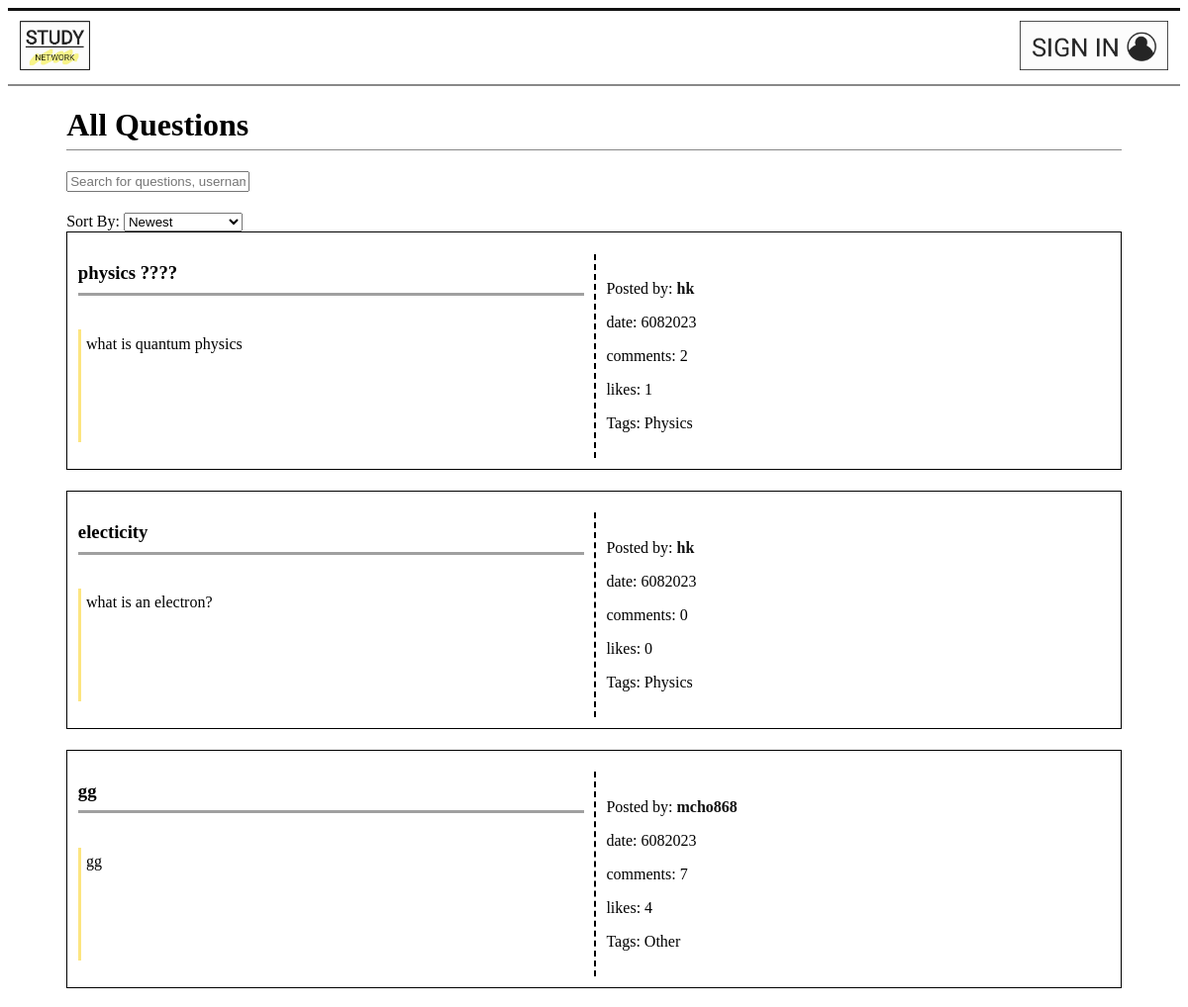
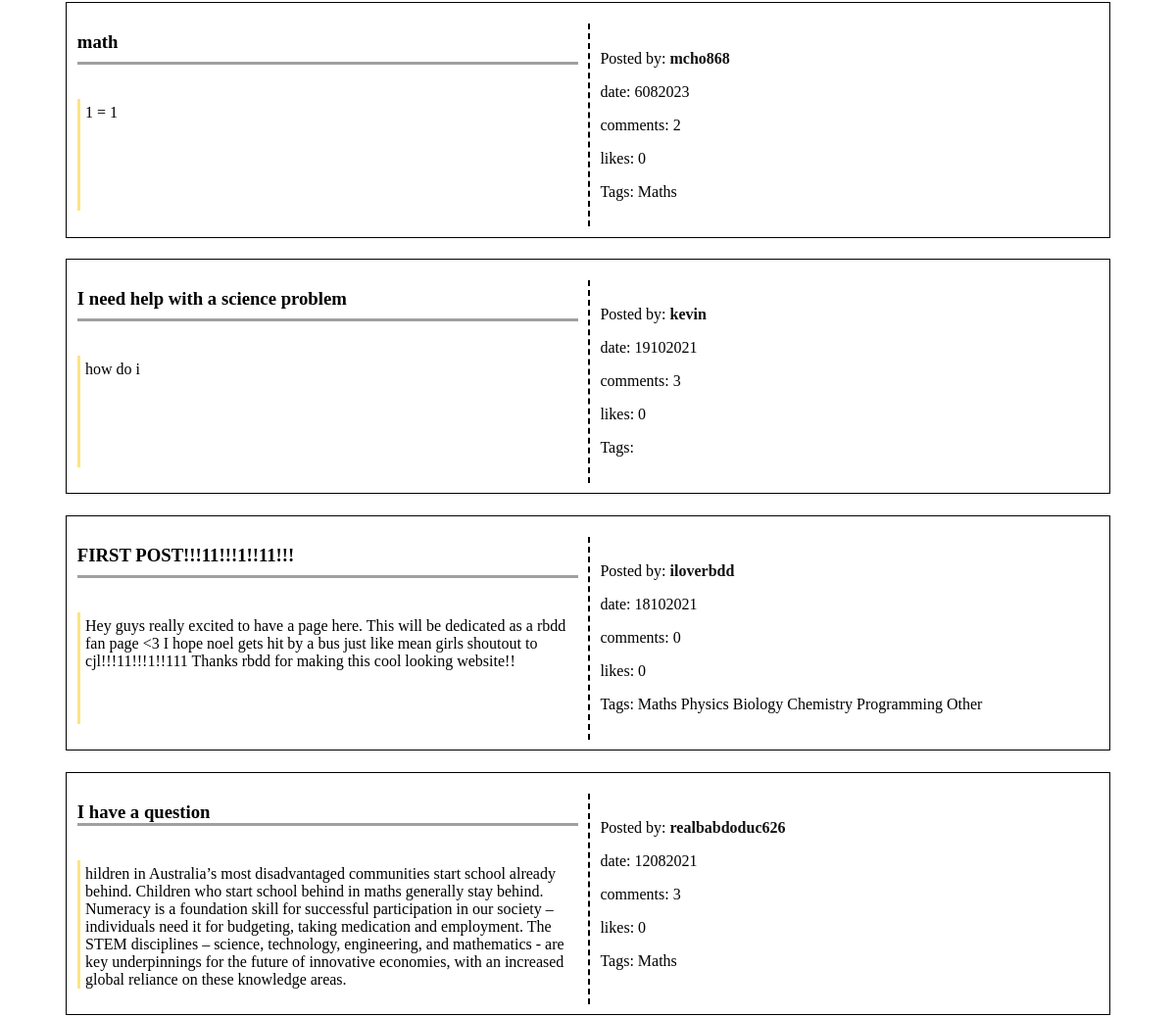
Before: / (upper part) with the older database file (2 pictures, top to bottom).
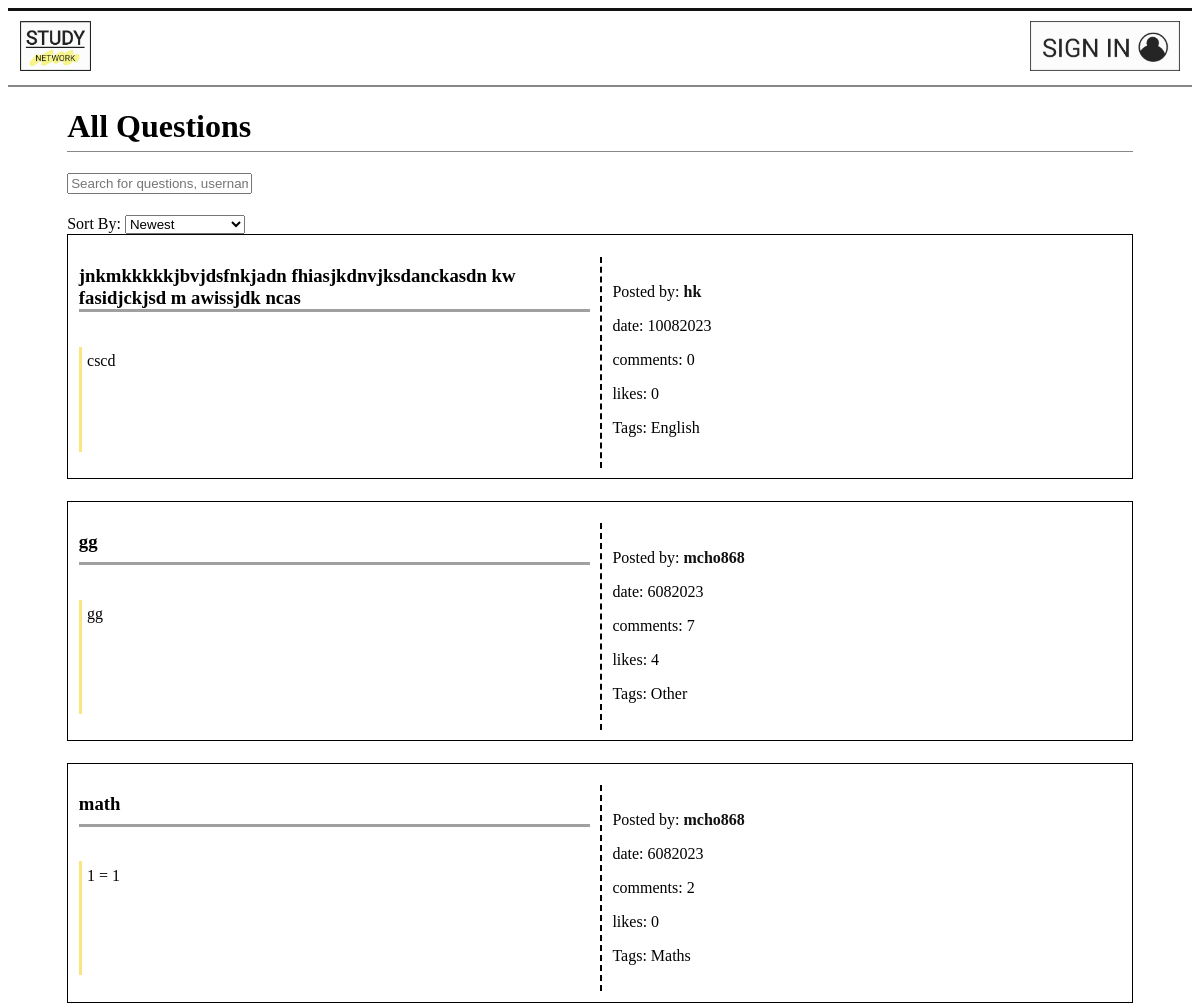
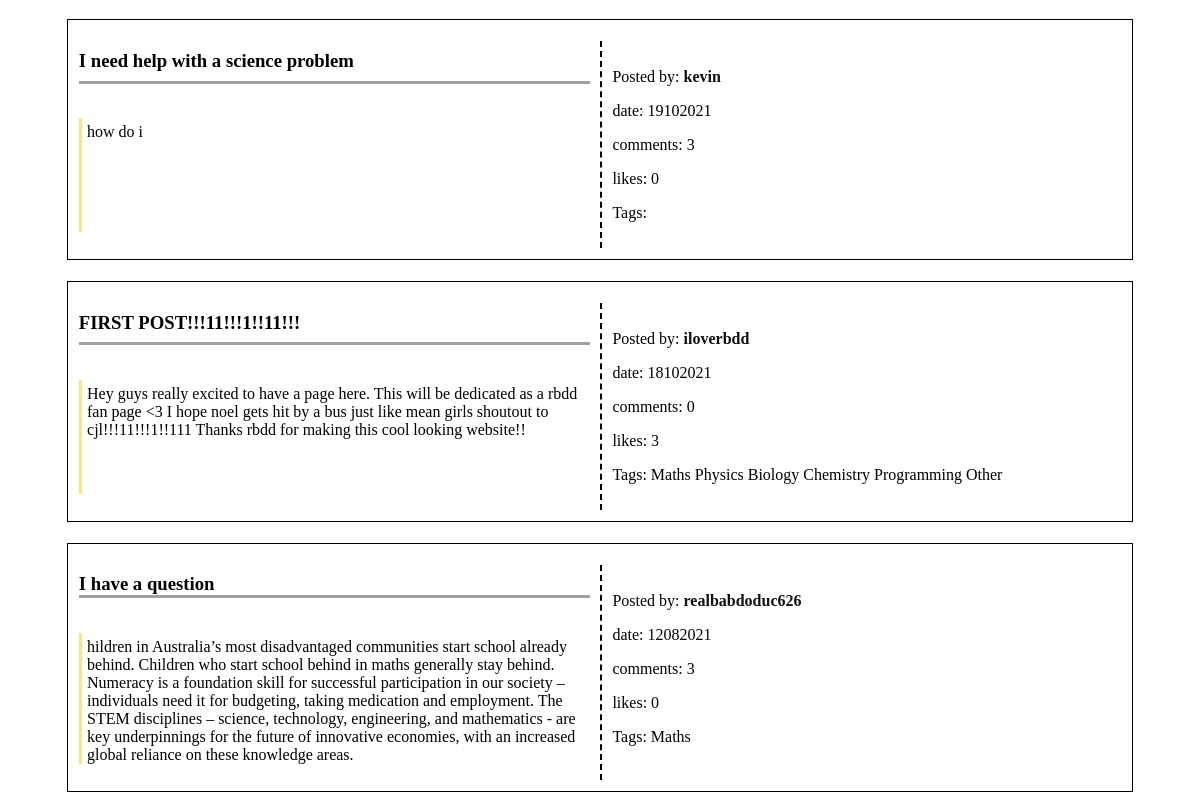
After: the same page with the newer database file (2 pictures, top to bottom).
### models.py (models this page shows)
class Post(db.Model):
    __tablename__ = 'Post'
    id = db.Column(db.Integer, primary_key=True)
    title = db.Column(db.Text)
    discussion = db.Column(db.Text)
    date = db.Column(db.Integer)
    comments = db.Column(db.Integer)
    user_id = db.Column(db.Integer, db.ForeignKey('User.id'))
    likes = db.Column(db.Integer)
    post_user = db.relationship('User', back_populates='user_post')
    replies_post = db.relationship('Reply', secondary=PostReply, back_populates='posts_reply')
    categories_post = db.relationship('Category', secondary=PostCategory, back_populates='posts_category')
    notifications_post = db.relationship('Notification', back_populates='posts_notification')
    posts = db.relationship('Comment', back_populates='user')

class User(db.Model):
    __tablename__ = 'User'
    id = db.Column(db.Integer, primary_key=True)
    username = db.Column(db.Text)
    email = db.Column(db.Text)
    password = db.Column(db.Text)
    user_post = db.relationship('Post', back_populates='post_user')
    notifications_user = db.relationship('Notification', back_populates='users_notification')
    users = db.relationship('Comment', back_populates='post')

class Category(db.Model):
    __tablename__ = 'Category'
    id = db.Column(db.Integer, primary_key=True)
    topic = db.Column(db.Text)
    posts_category = db.relationship('Post', secondary=PostCategory, back_populates='categories_post')

### main.py (the view)
@app.route('/', methods=['GET', 'POST'])
def home():
    post = models.Post.query
    sort_option = request.args.get('sort')
    if sort_option == 'comments (most comment)':
        post = post.order_by(desc(models.Post.comments))
    elif sort_option == 'comments (least comment)':
        post = post.order_by(models.Post.comments)
    elif sort_option == 'most likes':
        post = post.order_by(desc(models.Post.likes))
    elif sort_option == 'least likes':
        post = post.order_by(models.Post.likes)
    elif sort_option == 'date (ascending)':
        post = post.order_by(models.Post.id)
    else:  # Default sorting: by date
        post = post.order_by(desc(models.Post.id))
    post = post.all()
    session['selectedOption'] = sort_option
    number_of_items = len(post)
    return render_template('home.html', posts=post, title='home', n=int(number_of_items))

### main.py (called while the page is built)
@app.context_processor
def notification_processor():
    if  g.logged_in_user:
        num_notification = models.Notification.query.filter_by(user_id = session['logged_in_user']).all()
        if len(num_notification) > 99:
            return dict(num_notification = '99..') #When the number of notification is too big, it just shows 99+.
        else:
            return dict(num_notification = len(num_notification))
    else:
        return dict(num_notification = 'No one is logged in')

@app.before_request
def before_request():
    g.logged_in_user = None
    if 'logged_in_user' in session:
        g.logged_in_user = session['logged_in_user']

### templates/home.html (shortened to what this page needs)
{% extends 'layout.html' %}
{% block content %}
<main>
<h1>All Questions</h1>
<input type='text' id='search' onkeyup='SearchFilter()'
placeholder='Search for questions, username or tags'>
<div>
    <label for="sortSelect">Sort By:</label>
    <select id="sortSelect" onchange="handleSort()">
      <option value="date (descending)">Newest</option>
    </select>
</div>
<div id='questionList'>
{% for post in posts %}
<div class='grid_container'>
    {% if g.logged_in_user %}
        <a href='/comment/{{post.id}}'><h3 class='title'>{{ post.title }}</h3></a>
        <a href='/comment/{{post.id}}'><p class='discussion'>{{ post.discussion }}</p></a>
    {% else %}
        <h3 class='title'>{{ post.title }}</h3>
        <p class='discussion'>{{ post.discussion }}</p>
    {% endif %}
    <div class='other_information'>
    <p>Posted by: <a class='name' id='name' href='/profile/{{post.post_user.id}}'><strong>{{ post.post_user.username }}</strong></a></p>
    <p>date: {{ post.date }}
    <p>comments: {{ post.comments }}</p>
    <p>likes: {{ post.likes }}</p>
    <p class='tags'>Tags: {% for catego in post.categories_post %}
        {{catego.topic}}
        {% endfor %}
    </p>
</div>
</div>
{% endfor %}
</div>
</main>
{% endblock %}

Changed rows visible on the page:
removed Post: title "physics ????", discussion "what is quantum physics", post_user.username "hk", date "6082023", comments "2", likes "1", Category (topic "Physics")
removed Post: title "electicity", discussion "what is an electron?", post_user.username "hk", date "6082023", comments "0", likes "0", Category (topic "Physics")
added Post: title "jnkmkkkkkjbvjdsfnkjadn fhiasjkdnvjksdanckasdn kw fasidjckjsd m awissjdk ncas", discussion "cscd", post_user.username "hk", date "10082023", comments "0", likes "0"
now on this page (row unchanged): Category: topic "English", shown under "jnkmkkkkkjbvjdsfnkjadn fhiasjkdnvjksdanckasdn kw fasidjckjsd m awissjdk ncas"
changed Post "FIRST POST!!!11!!!1!!11!!!": likes "0" → "3"
